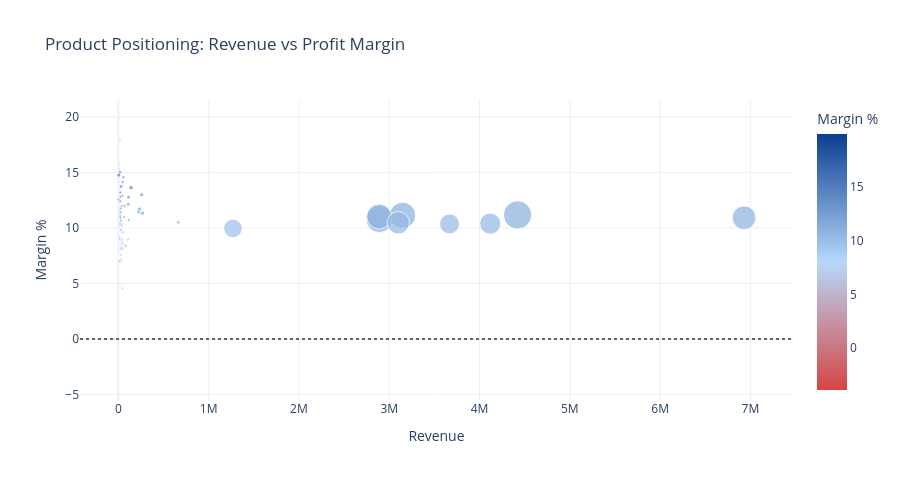

Notebook cell for this chart:
### Code cell
fig = px.scatter(prod_perf, x='Revenue', y='Margin %', size='Orders', color='Margin %',
                  color_continuous_scale=['#D64545', '#B7D8FB', '#0B3D91'],
                  hover_name='Product Name',
                  title='Product Positioning: Revenue vs Profit Margin')
fig.add_hline(y=0, line_dash='dot', line_color='#666')
fig.update_layout(height=480)
fig.show()

### Figure 1 — Plotly figure (JSON) as saved in the notebook; plotly's stock layout.template omitted (floating-point values rounded to 4 significant figures)
{"data": [{"hovertemplate": "<b>%{hovertext}</b><br><br>Revenue=%{x}<br>Margin %=%{marker.color}<br>Orders=%{marker.size}<extra></extra>", "hovertext": ["Adult dog supplies", "Baby sweater", "Bag Boy Beverage Holder", "Bag Boy M330 Push Cart", "Bowflex SelectTech 1090 Dumbbells", "Bridgestone e6 Straight Distance NFL Carolina", "Bridgestone e6 Straight Distance NFL San Dieg", "Bridgestone e6 Straight Distance NFL Tennesse", "Brooks Women's Ghost 6 Running Shoe", "Bushnell Pro X7 Jolt Slope Rangefinder", "CDs of rock", "Children's heaters", "Cleveland Golf Collegiate My Custom Wedge 588", "Cleveland Golf Women's 588 RTX CB Satin Chrom", "Clicgear 8.0 Shoe Brush", "Clicgear Rovic Cooler Bag", "Columbia Men's PFG Anchor Tough T-Shirt", "DVDs ", "Dell Laptop", "Diamondback Boys' Insight 24 Performance Hybr", "Diamondback Girls' Clarity 24 Hybrid Bike 201", "Diamondback Women's Serene Classic Comfort Bi", "ENO Atlas Hammock Straps", "Elevation Training Mask 2.0", "Field & Stream Sportsman 16 Gun Fire Safe", "Fighting video games", "First aid kit", "Fitbit The One Wireless Activity & Sleep Trac", "Garmin Approach S3 Golf GPS Watch", "Garmin Approach S4 Golf GPS Watch", "Garmin Forerunner 910XT GPS Watch", "Glove It Imperial Golf Towel", "Glove It Urban Brick Golf Towel", "Glove It Women's Imperial Golf Glove", "Glove It Women's Mod Oval 3-Zip Carry All Gol", "Glove It Women's Mod Oval Golf Glove", "GoPro HERO3+ Black Edition Camera", "GolfBuddy VT3 GPS Watch", "Hirzl Men's Hybrid Golf Glove", "Hirzl Women's Hybrid Golf Glove", "Hirzl Women's Soffft Flex Golf Glove", "Industrial consumer electronics", "LIJA Women's Argyle Golf Polo", "LIJA Women's Button Golf Dress", "LIJA Women's Eyelet Sleeveless Golf Polo", "LIJA Women's Mid-Length Panel Golf Shorts", "Lawn mower", "MDGolf Pittsburgh Penguins Putter", "Men's gala suit", "Merrell Men's All Out Flash Trail Running Sho", "Merrell Women's Grassbow Sport Hiking Shoe", "Merrell Women's Grassbow Sport Waterproof Hik", "Merrell Women's Siren Mid Waterproof Hiking B", "Mio ALPHA Heart Rate Monitor/Sport Watch", "Nike Dri-FIT Crew Sock 6 Pack", "Nike Kids' Grade School KD VI Basketball Shoe", "Nike Men's CJ Elite 2 TD Football Cleat", "Nike Men's Comfort 2 Slide", "Nike Men's Deutschland Weltmeister Winners Bl", "Nike Men's Dri-FIT Victory Golf Polo", "Nike Men's Fingertrap Max Training Shoe", "Nike Men's Free 5.0+ Running Shoe", "Nike Men's Free TR 5.0 TB Training Shoe", "Nike Men's Kobe IX Elite Low Basketball Shoe", "Nike Women's Free 5.0 TR FIT PRT 4 Training S", "Nike Women's Legend V-Neck T-Shirt", "Nike Women's Tempo Shorts", "O'Brien Men's Neoprene Life Vest", "Ogio Race Golf Shoes", "Pelican Maverick 100X Kayak", "Pelican Sunstream 100 Kayak", "Perfect Fitness Perfect Rip Deck", "Polar FT4 Heart Rate Monitor", "Polar Loop Activity Tracker", "Porcelain crafts", "Rock music", "SOLE E25 Elliptical", "SOLE E35 Elliptical", "Smart watch ", "Sports Books ", "Stiga Master Series ST3100 Competition Indoor", "Summer dresses", "TYR Boys' Team Digi Jammer", "TaylorMade 2014 Purelite Stand Bag", "TaylorMade White Smoke IN-12 Putter", "TaylorMade Women's RBZ SL Rescue", "Team Golf New England Patriots Putter Grip", "Team Golf Pittsburgh Steelers Putter Grip", "Team Golf San Francisco Giants Putter Grip", "Team Golf St. Louis Cardinals Putter Grip", "Team Golf Tennessee Volunteers Putter Grip", "Team Golf Texas Longhorns Putter Grip", "The North Face Women's Recon Backpack", "Titleist Club Glove Travel Cover", "Titleist Pro V1 High Numbers Personalized Gol", "Titleist Pro V1x Golf Balls", "Titleist Pro V1x High Numbers Golf Balls", "Titleist Pro V1x High Numbers Personalized Go", "Titleist Small Wheeled Travel Cover", "Top Flite Women's 2014 XL Hybrid", "Total Gym 1400", "Toys ", "Under Armour Girls' Toddler Spine Surge Runni", "Under Armour Hustle Storm Medium Duffle Bag", "Under Armour Kids' Mercenary Slide", "Under Armour Men's Compression EV SL Slide", "Under Armour Men's Tech II T-Shirt", "Under Armour Women's Ignite PIP VI Slide", "Under Armour Women's Ignite Slide", "Under Armour Women's Micro G Skulpt Running S", "Web Camera", "Yakima DoubleDown Ace Hitch Mount 4-Bike Rack", "adidas Brazuca 2014 Official Match Ball", "adidas Kids' F5 Messi FG Soccer Cleat", "adidas Men's F10 Messi TRX FG Soccer Cleat", "adidas Men's Germany Black Crest Away Tee", "adidas Youth Germany Black/Red Away Match Soc", "insta-bed Neverflat Air Mattress"], "legendgroup": "", "marker": {"color": [8.644, 12.47, 15.03, 17.85, 19.85, 10.74, 6.969, 9.171, 13.66, -3.878, 12.55, 11.67, 6.997, 4.412, 9.193, 8.546, 8.818, 8.383, 10.51, 19.9, 3.386, 10.38, 7.149, 17.86, 10.91, 8.158, 8.949, 11.17, 12.64, 11.19, 2.794, 11.18, 11.05, 11.29, 11.04, 15.01, 1.919, 4.822, 9.078, 8.964, 9.03, 12.13, 9.695, 14.09, 10.98, 13.15, 12.97, 13.22, 4.574, 15.31, 8.787, 13.66, 13.1, 9.313, 11.04, 10.63, 10.79, 12.89, 9.8, 11.13, 7.53, 10.36, 3.468, 8.577, 7.996, 13.85, 11.38, 11.02, 17.46, 7.647, 10.45, 11.17, 19.71, 5.494, 11.43, 12.76, -1.696, -3.217, 10.7, 7.015, 5.379, 13.62, 10.4, 6.241, 13.16, 14.65, 12.39, 13.71, 12.8, 11.76, 10.39, 13.77, 15.65, 12.87, 13.77, 8.933, 11.96, 14.13, 7.494, 10.32, 7.487, 14.75, 9.95, 13.74, 10.93, 10.24, 11.44, 7.583, 13.71, 9.6, 11.32, 8.695, 15.8, 10.64, 14.58, 13.2, 11.98, 11.52], "coloraxis": "coloraxis", "size": [492, 207, 279, 69, 10, 308, 310, 257, 66, 11, 271, 652, 65, 70, 285, 284, 304, 483, 442, 29, 28, 13729, 323, 74, 17325, 838, 362, 62, 77, 36, 35, 302, 300, 307, 295, 277, 32, 59, 282, 311, 298, 431, 66, 76, 309, 73, 484, 53, 208, 85, 70, 58, 70, 67, 308, 63, 22246, 328, 298, 21035, 64, 12169, 68, 63, 70, 279, 318, 19298, 61, 40, 15500, 24515, 60, 54, 484, 434, 10, 15, 357, 405, 27, 650, 300, 65, 63, 68, 281, 295, 292, 313, 300, 299, 57, 34, 292, 291, 265, 306, 54, 303, 36, 529, 10617, 299, 251, 280, 280, 285, 311, 287, 592, 64, 65, 262, 305, 289, 314, 60], "sizemode": "area", "sizeref": 61.29, "symbol": "circle"}, "mode": "markers", "name": "", "orientation": "v", "showlegend": false, "type": "scatter", "x": [41520.0, 12230.0, 21120.0, 16640.0, 6000.0, 29690.0, 28980.0, 25750.0, 19080.0, 6600.0, 3060.0, 232800.0, 13650.0, 8399.0, 8871.0, 34670.0, 27840.0, 79400.0, 663000.0, 8700.0, 8400.0, 4118000.0, 29930.0, 18480.0, 6930000.0, 33310.0, 106100.0, 18690.0, 19250.0, 10800.0, 14000.0, 14870.0, 14150.0, 18810.0, 20450.0, 16030.0, 12800.0, 11800.0, 12950.0, 13310.0, 15990.0, 109000.0, 15600.0, 8208.0, 61490.0, 22700.0, 257800.0, 11600.0, 43860.0, 9349.0, 20700.0, 7539.0, 9449.0, 13330.0, 19430.0, 18600.0, 2892000.0, 44590.0, 27210.0, 3148000.0, 7999.0, 3668000.0, 20600.0, 12600.0, 19570.0, 20020.0, 27210.0, 2889000.0, 10370.0, 14000.0, 3100000.0, 4421000.0, 17640.0, 5937.0, 223400.0, 113100.0, 10000.0, 30000.0, 117000.0, 12590.0, 8910.0, 140300.0, 35190.0, 11700.0, 19300.0, 8839.0, 20570.0, 22170.0, 21770.0, 23940.0, 22870.0, 22370.0, 17920.0, 10200.0, 44240.0, 41420.0, 38390.0, 47210.0, 13500.0, 17730.0, 10800.0, 6105.0, 1269000.0, 29600.0, 22250.0, 36580.0, 20870.0, 27130.0, 29400.0, 46560.0, 267600.0, 12100.0, 10400.0, 27330.0, 56330.0, 21480.0, 67830.0, 8999.0], "xaxis": "x", "y": [8.644, 12.47, 15.03, 17.85, 19.85, 10.74, 6.969, 9.171, 13.66, -3.878, 12.55, 11.67, 6.997, 4.412, 9.193, 8.546, 8.818, 8.383, 10.51, 19.9, 3.386, 10.38, 7.149, 17.86, 10.91, 8.158, 8.949, 11.17, 12.64, 11.19, 2.794, 11.18, 11.05, 11.29, 11.04, 15.01, 1.919, 4.822, 9.078, 8.964, 9.03, 12.13, 9.695, 14.09, 10.98, 13.15, 12.97, 13.22, 4.574, 15.31, 8.787, 13.66, 13.1, 9.313, 11.04, 10.63, 10.79, 12.89, 9.8, 11.13, 7.53, 10.36, 3.468, 8.577, 7.996, 13.85, 11.38, 11.02, 17.46, 7.647, 10.45, 11.17, 19.71, 5.494, 11.43, 12.76, -1.696, -3.217, 10.7, 7.015, 5.379, 13.62, 10.4, 6.241, 13.16, 14.65, 12.39, 13.71, 12.8, 11.76, 10.39, 13.77, 15.65, 12.87, 13.77, 8.933, 11.96, 14.13, 7.494, 10.32, 7.487, 14.75, 9.95, 13.74, 10.93, 10.24, 11.44, 7.583, 13.71, 9.6, 11.32, 8.695, 15.8, 10.64, 14.58, 13.2, 11.98, 11.52], "yaxis": "y"}], "layout": {"coloraxis": {"autocolorscale": false, "colorbar": {"title": {"text": "Margin %"}}, "colorscale": [[0.0, "#D64545"], [0.5, "#B7D8FB"], [1.0, "#0B3D91"]]}, "height": 480, "legend": {"itemsizing": "constant", "tracegroupgap": 0}, "shapes": [{"line": {"color": "#666", "dash": "dot"}, "type": "line", "x0": 0, "x1": 1, "xref": "x domain", "y0": 0, "y1": 0, "yref": "y"}], "title": {"text": "Product Positioning: Revenue vs Profit Margin"}, "xaxis": {"anchor": "y", "domain": [0.0, 1.0], "title": {"text": "Revenue"}}, "yaxis": {"anchor": "x", "domain": [0.0, 1.0], "title": {"text": "Margin %"}}}}
